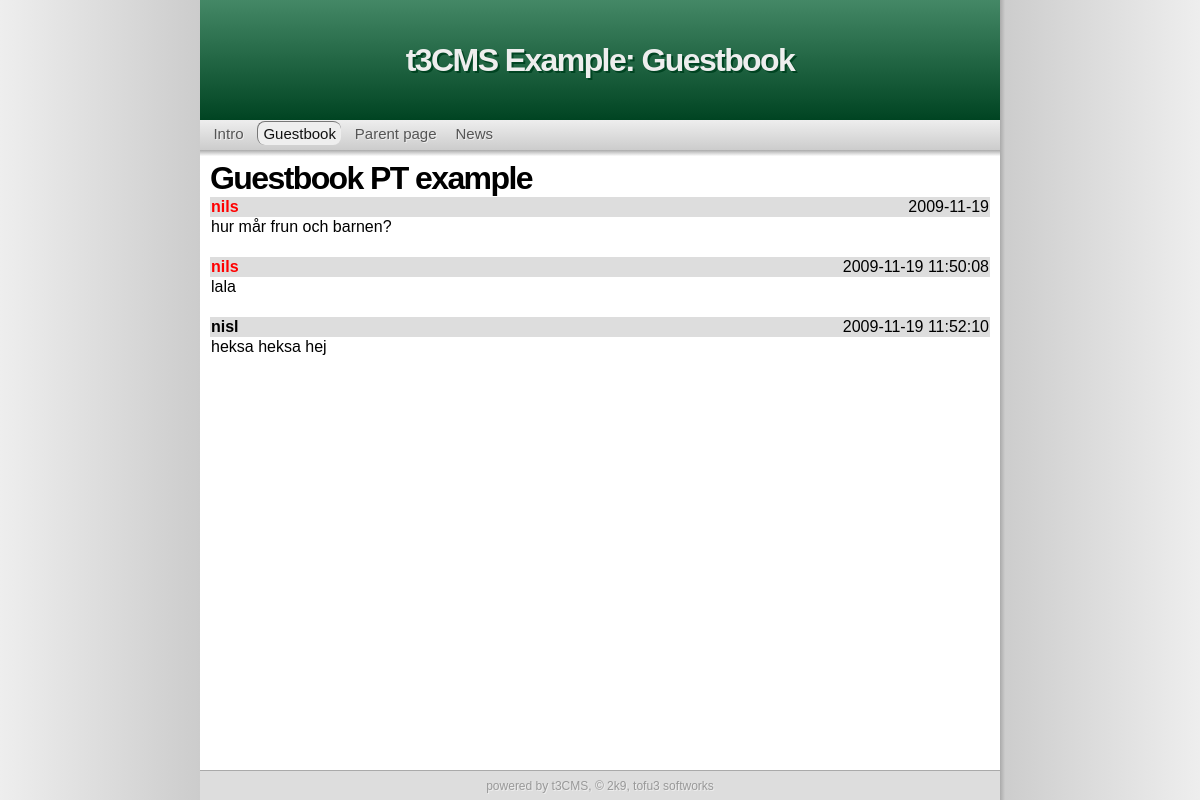
Before: /?page=guestbook with the older database file.
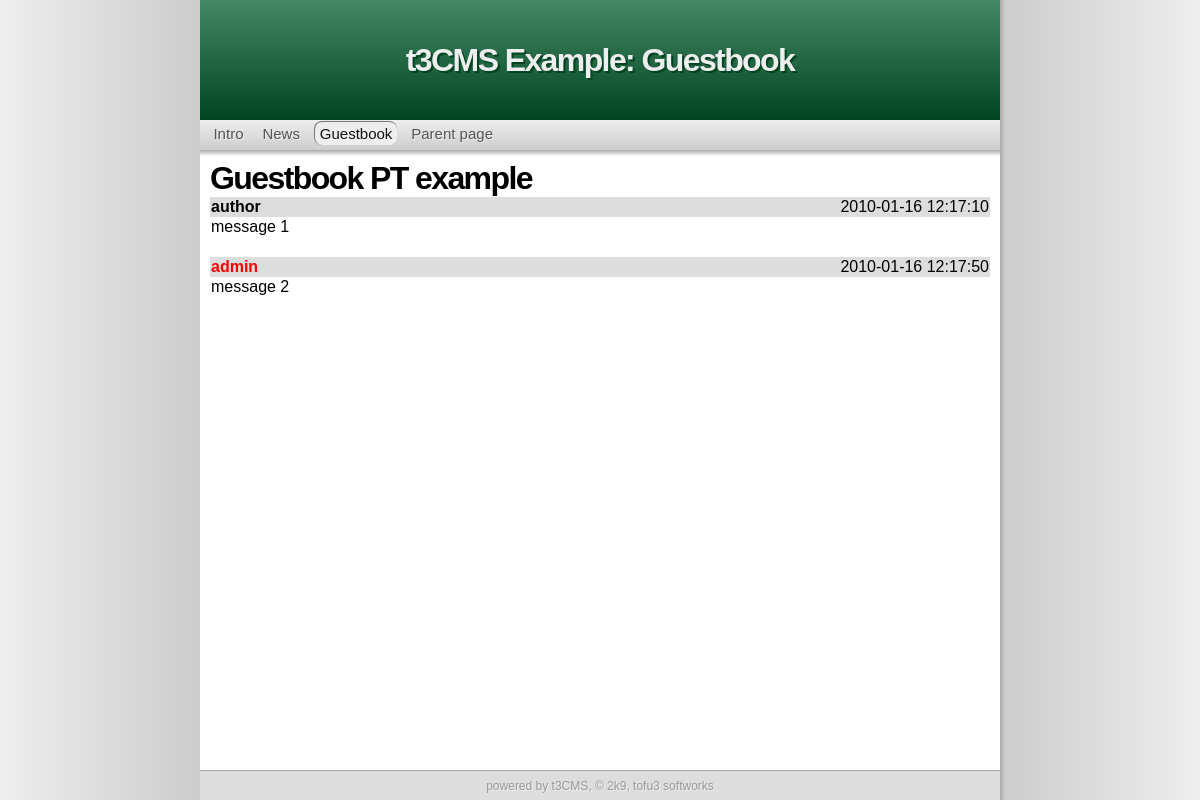
After: the same page with the newer database file.
### tables this page shows
CREATE TABLE "settings" ("name" TEXT check(typeof("name") = 'text') , "type" INTEGER, "value" TEXT check(typeof("value") = 'text') , "id" INTEGER PRIMARY KEY  AUTOINCREMENT  NOT NULL );

CREATE TABLE "pages" ("id" INTEGER PRIMARY KEY  NOT NULL ,"name" TEXT,"type" TEXT,"content" TEXT,"title" TEXT,"sub" TEXT DEFAULT _ , "special" INTEGER DEFAULT 0);

CREATE TABLE "menus" ("id" INTEGER PRIMARY KEY  AUTOINCREMENT  NOT NULL , "menu" INTEGER NOT NULL  DEFAULT 0, "label" TEXT, "type" TEXT DEFAULT page, "link" TEXT, "sorting" INTEGER DEFAULT 0);

CREATE TABLE "pt_guestbook" ("id" INTEGER PRIMARY KEY  NOT NULL ,"author" TEXT,"message" TEXT,"time" DATETIME DEFAULT CURRENT_TIMESTAMP ,"ip" TEXT,"location" TEXT,"admin" INT DEFAULT 0 ,"pageid" TEXT DEFAULT guestbook );

### inc/inc.db.php (called while the page is built, shortened)
<?php
 try {
  $_DB = new PDO($_S['dbType'].':'.$_S['dbPath']);
 }
 catch (PDOException $e) {
	print 'Database error.';
	die();
 }
 function db_setting($name){
    global $_DB;
    $q = $_DB->query("SELECT value FROM settings WHERE name='$name'");
    $r = $q->fetch();
    return $r[0];
 }
 function db_page($name) {
    global $_DB;
    $q = $_DB->query("SELECT * FROM pages WHERE name='$name'");
    $r = $q->fetch();
    return $r;
 }
?>

### inc/inc.page.php (called while the page is built, shortened)
<?php
 include_once('inc/inc.db.php');
 function get_page($override = 0){
    if(!$override){
        $default = db_setting('default_page');
        @$page=$_GET['page']?$_GET['page']:$default;
    }
    else {
        $page = $override;
    }
    $pagedata = db_page($page);
    return array($pagedata['title'],$pagedata['type'],$pagedata['content'],$page,$pagedata['id'],$pagedata['sub']);
 }
?>

### inc/inc.debug.php (called while the page is built, shortened)
<?php
 function d_getdbasarray(){
    global $_DB;
    $d_inctables = array('settings','pt_guestbook','pages');
    $DBC = array();
    foreach ($d_inctables as $t){
        $i = 0;
        foreach ($_DB->query("SELECT * from $t") as $r){
            $i++;
                foreach($r as $n=>$v)
                    if (!is_int($n))
                        $DBC[$t][$i][$n] = $v;
        }
    }
    return $DBC;
 }
?>

### pt/guestbook/styles/default.php (the view, shortened to what this page needs)
<?php
 function do_gbhead(){
    print '<table border="0" width="100%" cellspacing="0">';
 }
 function do_gbrow($author,$message,$time,$ip,$location,$admin){
    $author = htmlentities($author);
    $message = htmlentities(utf8_decode($message));
    $isadmin = $admin?' style="color:red"':'';
    print <<<END
<tr style="background: #ddd">
 <td style="text-align:left"><b$isadmin>$author</b></td>
 <td style="text-align:right">$time</td>
</tr>
<tr style="background: #fff">
 <td colspan="2">$message</td>
</tr>
<tr><td colspan="2">&nbsp;</td></tr>
END;
 }
 function do_gbfoot(){
    print '</table>';
 }
?>

### index.php (shortened to what this page needs)
<?php
 include_once('inc/inc.db.php');
 include_once('inc/inc.build-functions.php');
 include_once('inc/inc.page.php');
 include_once('inc/inc.debug.php');
 $DBC = d_getdbasarray();
 $sel_style = db_setting('style');
 $style_root = "styles/$sel_style";
 $url_style = $_GET['urlstyle']?$_GET['urlstyle']:'ugly';
 list($page_title, $page_type, $page_content, $page_name, $page_id, $page_sub) = get_page();
 include("pt/$page_type/inc.php");
 $title = db_setting('title');
?>
<html>
 <head>
<?php @include("styles/$sel_style/head.inc.php") ?>
 </head>
 <body>
<?php $_=' '; @include("$style_root/header.php") ?>
<?php
    do_page($page_content,$page_name);
?>
<?php $_=' '; @include("styles/$sel_style/footer.php") ?>
 </body>
</html>

### styles/default_html5css3/head.inc.php (shortened to what this page needs)
<link rel="stylesheet" href="<?=$style_root?>/css/default.css" type="text/css" />

### styles/default_html5css3/header.php (shortened to what this page needs)
<table id="tcont" border="0" cellspacing="0" cellpadding="0">
 <tr>
  <td rowspan="4" id="tleft"><div id="shadow"></div></td>
  <td id="thead"><h1><?=$title.': '.$page_title?></h1></td>
  <td rowspan="4" id="tright"><div id="shadow"></div></td>
 </tr>
 <tr>
  <td id="tmenu"><div><?php do_menu(0) ?></div></td>
 </tr>
 <tr>
  <td>
   <table cellspacing="0" cellpadding="0" style="width:100%;height:100%">
    <tr>
     <td id="tmain">

### inc/inc.build-functions.php (shortened to what this page needs)
<?php
 function do_menu($id,$orient = 'vertical'){
    global $_DB;
    global $page_name;
    global $page_sub;
    foreach($_DB->query("SELECT label,type,link FROM menus WHERE menu='$id' ORDER BY sorting") as $r){
        $linkname = $r['link'];
        $linkname=='./'?$linkname=db_setting('default_page'):0;
        $active = ($page_name==$linkname)||($page_sub==$linkname)?1:0;
        $menudata[] = array($r['label'],$r['type'],$r['link'],$active);
    }
    $m = build_menu($menudata,$orient);
    print $m;
 }
 function build_menu($data,$orient){
    global $url_style;
    foreach ($data as $item){
        $class = $item[3]?' class="active"':'';
        switch($item[1]){
            case 'page':
                if($url_style != 'pretty'){
                    $url = '?page='.$item[2];
                }
                else {
                    $url = './'.$item[2]; break;
                }
                break;
            case 'redir': $url = $item[2]; break;
        }
        if($orient == 'vertical'){
            $r .= '&nbsp;<a href="'.$url.'"'.$class.'>'.$item[0].'</a>&nbsp;';
        }
        else {
            $r .= '<a href="'.$url.'"'.$class.'>'.$item[0].'</a><br/>';
        }
    }
    return $r;
 }
?>

### pt/guestbook/inc.php (shortened to what this page needs)
<?php
 function do_page($content, $name){
    global $_DB;
    print $content;
    do_gbhead();
    foreach ($_DB->query("SELECT * FROM pt_guestbook WHERE pageid='$name'") as $r){
        do_gbrow($r['author'],$r['message'],$r['time'],$r['ip'],$r['location'],$r['admin']);
    }
    do_gbfoot();
 }
?>

### styles/default_html5css3/footer.php
     </td>
    </tr>
   </table>
  </td>
 </tr>
 <tr>
  <td id="tfoot">powered by t3CMS, &#169; 2k9, tofu3 softworks</td>
 </tr>
</table>

### styles/default_html5css3/css/default.css (style rules this page uses)
* { font-family: Sans-serif }
h1,h2,h3 { letter-spacing: -0.05em; margin:0px; }
#thead h1 { color: #eee; text-shadow: #042 2px 2px }
html,body { margin:0px; height:100% }
body { background-color: #ccc }
#tcont { width: 100%; height: 100% }
#thead { width: 800px; height: 120px; text-align: center; background-color: #264; background: -moz-linear-gradient(90deg, #042, #486); background: -webkit-gradient(linear, left top, left bottom, color-stop(0, #486), color-stop(1, #042)); }
#tleft { background: -moz-linear-gradient(0deg, #eee, #ccc); background: -webkit-gradient(linear, left top, right top, color-stop(0, #eee), color-stop(1, #ccc)); }
#tright { background: -moz-linear-gradient(180deg, #eee, #ccc); background: -webkit-gradient(linear, right top, left top, color-stop(0, #eee), color-stop(1, #ccc)); }
#shadow { background-color: #f0f; height: 100%; width: 5px }
#tright #shadow { background: -moz-linear-gradient(180deg, #ccc, #aaa); background: -webkit-gradient(linear, right top, left top, color-stop(0, #ccc), color-stop(1, #aaa)); }
#tleft #shadow { background: transparent }
#tmenu { height: 30px; background: #042 }
#tmain { vertical-align: top; background-color: #fff; padding: 10px; background: -moz-linear-gradient(90deg, #fff 99%, #aaa); background: -webkit-gradient(linear, left bottom, left top, color-stop(0.99, #fff), color-stop(1, #aaa)); }
#tfoot { height: 30px; text-align: center; background-color: #ddd; color: #999; text-shadow: #eee 1px 1px; border-top: 1px #aaa solid; font-size: 12px }
a.active { text-decoration: underline!important }
#tmenu div { background-color: #ddd; background: -moz-linear-gradient(90deg, #ccc, #eee); background: -webkit-gradient(linear, left bottom, left top, color-stop(0, #ccc), color-stop(1, #eee)); height: 25px; padding-top: 5px; padding-left: 4px; }
#tmenu a { padding: 3 5 3 5px; font-size: 15px; text-shadow: #eee 1px 1px; text-decoration: none; color: #555; }
#tmenu a.active { color: #111; text-decoration: none!important; background: #eee; -moz-border-radius: 8px; border-radius: 8px; border: 1px #777 solid; border-bottom: 0px; border-right: 0px; }

Changed rows visible on the page:
removed pt_guestbook: author "nisl", time "2009-11-19 11:52:10", message "heksa heksa hej", admin 0 (drawn)
changed menus "News": moves up the list
changed pt_guestbook: admin 1 → 0 (drawn); author "nils" → "author"; time "2009-11-19" → "2010-01-16 12:17:10"; message "hur mår frun och barnen?" → "message 1"
changed pt_guestbook: author "nils" → "admin"; time "2009-11-19 11:50:08" → "2010-01-16 12:17:50"; message "lala" → "message 2"
